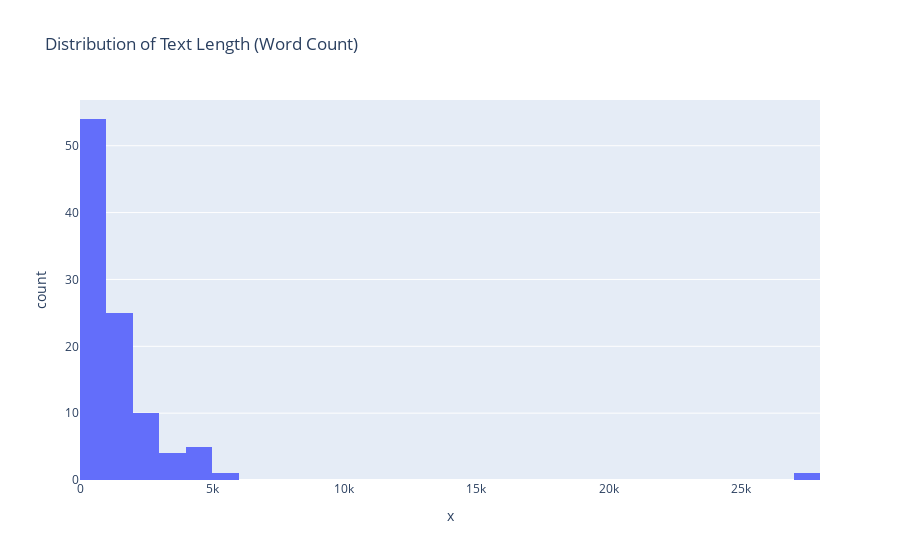

The cell this chart's notebook holds for it:
### Markdown cell above
There is one document with 170-179K characters. Others are with < 50K character count in total.

### Code cell
px.histogram(x=train_csv["preprocessed_html_text"].apply(lambda text: text.split(" ")).apply(len),
             title="Distribution of Text Length (Word Count)")

### Figure 1 — Plotly figure (JSON) as saved in the notebook; plotly's stock layout.template omitted (floating-point values rounded to 4 significant figures)
{"data": [{"alignmentgroup": "True", "bingroup": "x", "hovertemplate": "x=%{x}<br>count=%{y}<extra></extra>", "legendgroup": "", "marker": {"color": "#636efa", "pattern": {"shape": ""}}, "name": "", "offsetgroup": "", "orientation": "v", "showlegend": false, "type": "histogram", "x": [980, 2834, 1172, 499, 523, 273, 302, 175, 227, 280, 290, 1148, 964, 964, 697, 697, 1130, 1193, 1025, 467, 3605, 4988, 816, 961, 949, 2247, 1944, 3791, 4296, 1191, 1316, 4383, 1290, 1855, 4737, 457, 898, 513, 3507, 638, 1425, 858, 463, 624, 940, 564, 3446, 5175, 1107, 288, 451, 394, 741, 741, 411, 400, 2054, 1891, 852, 4295, 797, 1554, 1593, 1866, 872, 390, 970, 697, 2024, 1965, 2223, 1828, 953, 427, 1847, 845, 2088, 1563, 2827, 1449, 802, 874, 624, 1495, 737, 506, 764, 764, 546, 546, 2218, 661, 939, 2522, 2491, 27510, 894, 1638, 1908, 1113], "xaxis": "x", "yaxis": "y"}], "layout": {"autosize": true, "barmode": "relative", "legend": {"tracegroupgap": 0}, "title": {"text": "Distribution of Text Length (Word Count)"}, "xaxis": {"anchor": "y", "autorange": true, "domain": [0, 1], "range": [-0.5, 28000.0], "title": {"text": "x"}, "type": "linear"}, "yaxis": {"anchor": "x", "autorange": true, "domain": [0, 1], "range": [0, 56.84], "title": {"text": "count"}}}}
